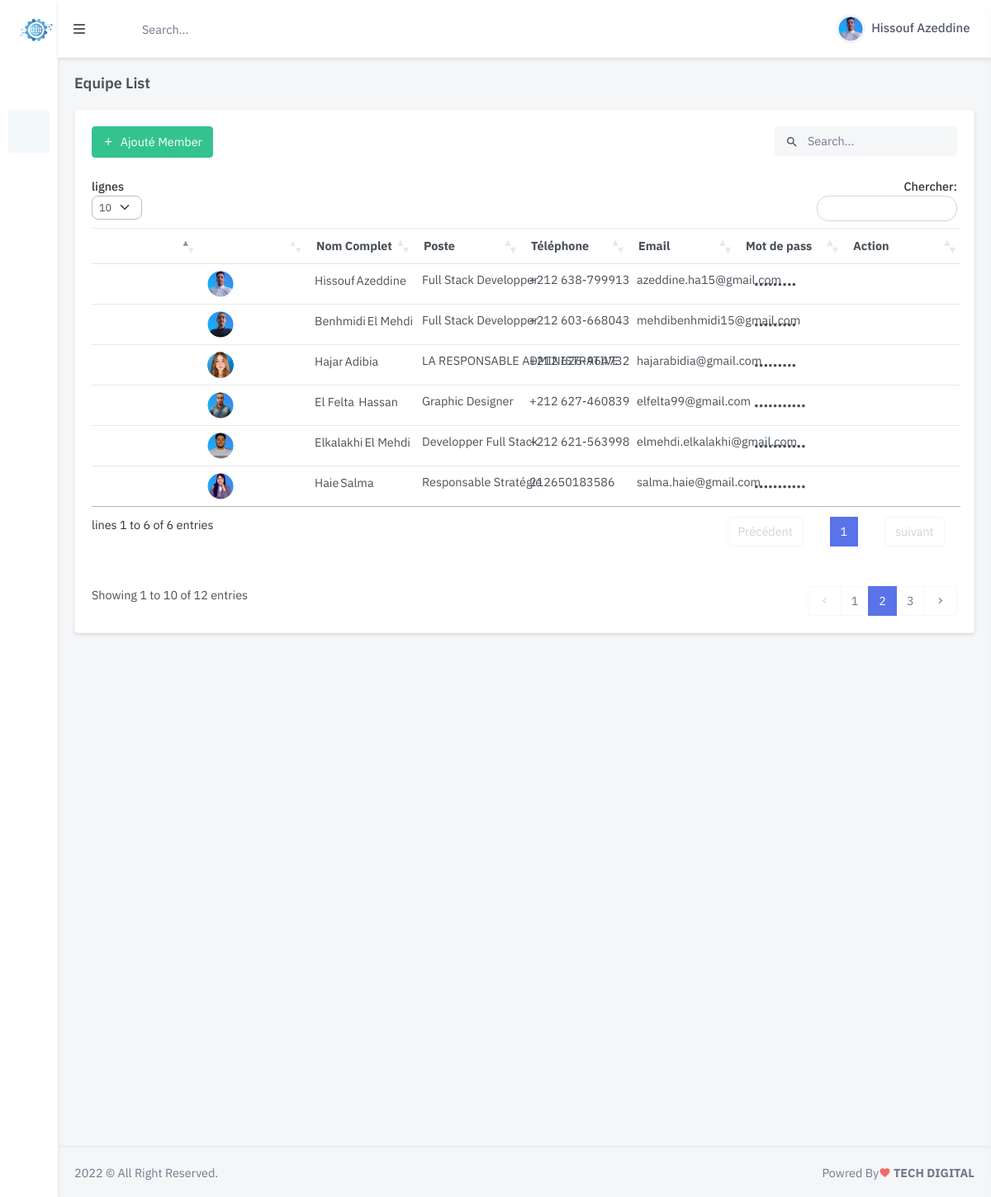
/equipe-list.php (signed in), run on the app's committed database.
### tables this page shows
CREATE TABLE IF NOT EXISTS `equipe` (
  `ID` int NOT NULL AUTO_INCREMENT,
  `Nom` varchar(120) NOT NULL,
  `Prenom` varchar(120) NOT NULL,
  `jobe` varchar(130) NOT NULL,
  `photo` varchar(255) NOT NULL,
  `Mobile` varchar(20) NOT NULL,
  `Email` varchar(100) NOT NULL,
  `password` varchar(255) NOT NULL,
  `is_delete` varchar(20) NOT NULL DEFAULT '0',
  PRIMARY KEY (`ID`)
);

### equipe-list.php (the view, shortened to what this page needs)
<!doctype html>
<html lang="en">
<?php
include('include/security.php');
include "./include/connect.php";
include "./include/head-link.php" ?>
<body>
    <div id="layout-wrapper">
        <?php
        include "./include/header-top.php";
        include "./include/left-sidebar.php" ?>
        <div class="main-content">
            <div class="page-content">
                <div class="container-fluid">
                    <div class="row">
                        <div class="col-12">
                            <div class="page-title-box d-flex align-items-center justify-content-between">
                                <h4 class="mb-0">Equipe List</h4>
                            </div>
                        </div>
                    </div>
                    <div class="row">
                        <div class="col-lg-12">
                            <div class="card">
                                <div class="card-body">
                                    <div class="row mb-2">
                                        <div class="col-md-6">
                                            <div class="col-md-4">
                                                <button type="button" class="btn btn-success waves-effect waves-light mb-3" data-bs-toggle="modal" data-bs-target="#myModal"><i class="mdi mdi-plus me-1"></i> Ajouté Member</button>
                                            </div>
                                        </div>
                                        <div class="col-md-6">
                                            <div class="form-inline float-md-end mb-3">
                                                <div class="search-box ms-2">
                                                    <div class="position-relative">
                                                        <input type="text" class="form-control rounded bg-light border-0" id="search" placeholder="Search...">
                                                        <i class="mdi mdi-magnify search-icon"></i>
                                                    </div>
                                                </div>
                                            </div>
                                        </div>
                                    </div>
                                    <div class="table-responsive-xl ">
                                        <table id="datatable" class="table  table-nowrap mb-0">
                                            <thead>
                                                <tr>
                                                    <td></td>
                                                    <td></td>
                                                    <th scope="col">Nom Complet</th>
                                                    <th scope="col">Poste</th>
                                                    <th scope="col">Téléphone</th>
                                                    <th scope="col">Email</th>
                                                    <th scope="col">Mot de pass</th>
                                                    <th scope="col" style="width: 100px;">Action</th>
                                                </tr>
                                            </thead>
                                            <tbody>
                                                <?php
                                                $qury = "SELECT * FROM equipe WHERE is_delete=0";
                                                $resq = $connection->query($qury);
                                                if ($resq) {
                                                    while ($row = mysqli_fetch_assoc($resq)) {
                                                ?>
                                                        <tr>
                                                            <td><b style="display: none;"><?php echo $row['ID'] ?></b></td>
                                                            <td><b style="display: none;"><?php echo $row['Prenom'] ?></b><img src=<?php echo $row['photo'] ?> alt="" class="avatar-xs rounded-circle me-2"></td>
                                                            <td><?php echo $row['Nom'] ?><input type="text" value="<?php echo $row['Prenom'] ?>" class="border-0 text-dark" style="--bs-text-opacity: 0.8 ;"></td>
                                                            <td><?php echo $row['jobe'] ?></td>
                                                            <td><?php echo $row['Mobile'] ?></td>
                                                            <td><?php echo $row['Email'] ?></td>
                                                            <td><b style="display: none;"><?php echo $row['password'] ?></b><input id="password" class="form-control" type="password" maxlength="12" name="password" value="<?php echo $row['password'] ?>" disabled style="border: none;background-color: #fff;"></td>
                                                            <td>
                                                                <ul class="list-inline mb-0">
                                                                    <li class="list-inline-item">
                                                                        <a class="btn waves-effect waves-light editbtn" data-bs-toggle="modal" data-bs-target="#editmodal" href=""><i class="uil uil-pen font-size-18 text-primary"></i></a>
                                                                    </li>
                                                                    <li class="list-inline-item">
                                                                        <a id="" data-bs-toggle="modal" data-bs-target="#delete_popup" class="btn text-danger delete-btn"><i class="uil uil-trash-alt font-size-18"></i></a>
                                                                    </li>
                                                                </ul>
                                                            </td>
                                                        </tr>
                                                <?php
                                                    }
                                                }
                                                ?>
                                            </tbody>
                                        </table>
                                    </div>
                                    <div class="row mt-4">
                                        <div class="col-sm-6">
                                            <div>
                                                <p class="mb-sm-0">Showing 1 to 10 of 12 entries</p>
                                            </div>
                                        </div>
                                        <div class="col-sm-6">
                                            <div class="float-sm-end">
                                                <ul class="pagination mb-sm-0">
                                                    <li class="page-item disabled">
                                                        <a href="#" class="page-link"><i class="mdi mdi-chevron-left"></i></a>
                                                    </li>
                                                    <li class="page-item">
                                                        <a href="#" class="page-link">1</a>
                                                    </li>
                                                    <li class="page-item active">
                                                        <a href="#" class="page-link">2</a>
                                                    </li>
                                                    <li class="page-item">
                                                        <a href="#" class="page-link">3</a>
                                                    </li>
                                                    <li class="page-item">
                                                        <a href="#" class="page-link"><i class="mdi mdi-chevron-right"></i></a>
                                                    </li>
                                                </ul>
                                            </div>
                                        </div>
                                    </div>
                                </div>
                            </div>
                        </div>
                    </div>
                </div>
            </div>
        </div>
        <?php include "./include/footer.inc.php" ?>
    </div>
</body>
</html>

### include/head-link.php (style rules this page uses)
table.table { table-layout: fixed; }
table.table tr th, table.table tr td { border-color: #e9e9e9; }
table.table td a { cursor: pointer; display: inline-block; margin: 0 5px; min-width: 24px; }
table.table .form-control { height: 32px; line-height: 32px; box-shadow: none; border-radius: 15px; }

### data on the page
equipe: photo (picture), Nom "Hissouf", Prenom "Azeddine", jobe "Full Stack Developper", Mobile "+212 638-799913", Email "azeddine.ha15@gmail.com"
equipe: photo (picture), Nom "Benhmidi", Prenom "El Mehdi", jobe "Full Stack Developper", Mobile "+212 603-668043", Email "mehdibenhmidi15@gmail.com"
equipe: photo (picture), Nom "Hajar", Prenom "Adibia", jobe "LA RESPONSABLE ADMINISTRATIVE", Mobile "+212 626-964732", Email "hajarabidia@gmail.com"
equipe: photo (picture), Nom "El Felta", Prenom "Hassan", jobe "Graphic Designer", Mobile "+212 627-460839", Email "elfelta99@gmail.com"
equipe: photo (picture), Nom "Elkalakhi", Prenom "El Mehdi", jobe "Developper Full Stack", Mobile "+212 621-563998", Email "elmehdi.elkalakhi@gmail.com"
equipe: photo (picture), Nom "Haie", Prenom "Salma", jobe "Responsable Stratégie", Mobile "212650183586", Email "salma.haie@gmail.com"

### other printed values
$_SESSION['nom'] "Hissouf Azeddine"
